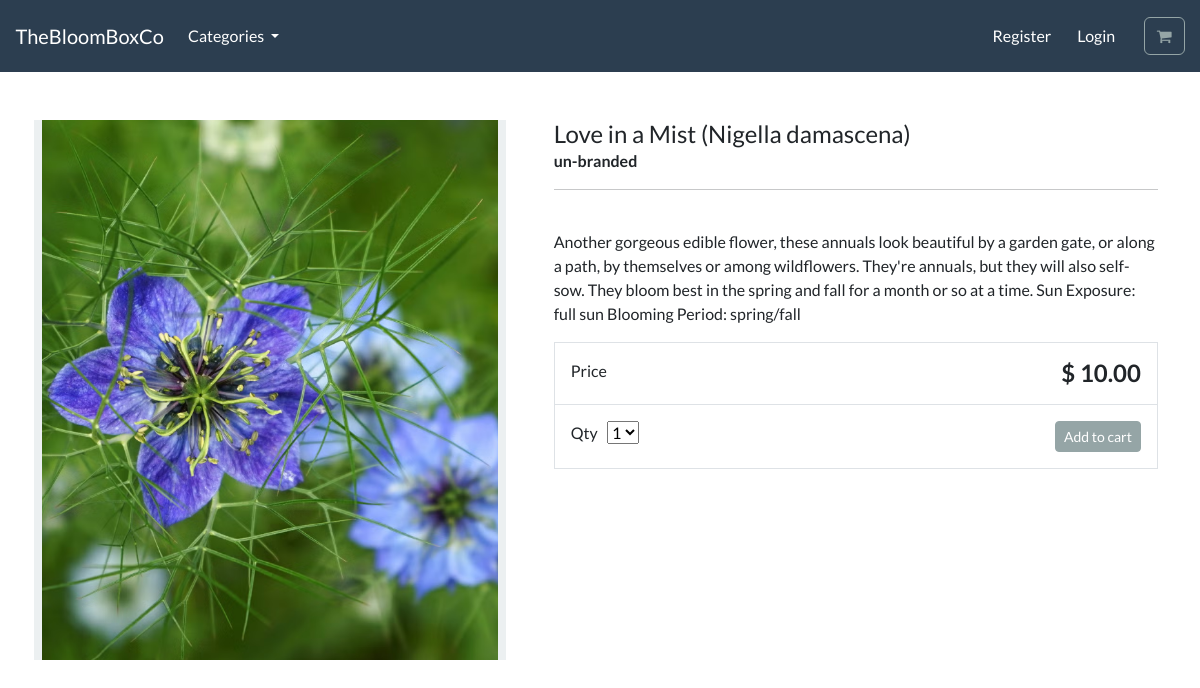
Screenshot of /product/annuals/love-in-a-mist-nigella-damascena/ with the database file from the repository.
### store/models.py (models this page shows, shortened)
class Product(models.Model):
    category = models.ForeignKey(Category, related_name='products', on_delete=models.CASCADE)
    title = models.CharField(max_length=255)
    brand = models.CharField(max_length=255, default='un-branded')
    description = models.TextField(blank=True)
    slug = models.SlugField(max_length=255)
    price = models.DecimalField(max_digits=10, decimal_places=2)
    image = models.ImageField(upload_to='products/')
    class Meta:
        verbose_name = 'product'
        verbose_name_plural = 'products'

### store/views.py (the view)
# urls.py: path('product/<slug:category_slug>/<slug:product_slug>/', views.product_detail, name='product_detail'),
def product_detail(request, category_slug, product_slug):
    product = get_object_or_404(Product, slug=product_slug, category__slug=category_slug)
    context = {'product': product}
    return render(request, 'store/product_detail.html', context)

### store/models.py (called while the page is built)
    def get_absolute_url(self):
        return reverse('category_list', args=[self.slug])

### store/views.py (called while the page is built)
def categories(request):
    all_categories = Category.objects.all()
    return {'all_categories': all_categories}

### store/templates/store/product_detail.html (shortened to what this page needs)
{% extends "./base.html" %}
{% load static %}
{% block content %}
<div class="container">
    <main class="pt-5">
        <div class="row g-3">
            <div class="col-md-5 col-lg-5 order-md-first bg-light">
                <img class="img-fluid mx-auto d-block" alt="Responsive image" src="{{product.image.url}}">
            </div>
            <div class="col-md-7 col-lg-7 ps-md-3 ps-lg-5">
                <h1 class="mb-0 h4"> {{product.title}}  </h1>
                <strong> {{product.brand}} </strong>
                <hr>
                <br>
                <p> {{product.description}} </p>
                <div class="border">
                    <div class="col border-bottom">
                        <div class="row p-3">
                            <div class="col-6"> Price </div>
                            <div class="col-6 text-end"><span class="h4 fw-bold">$ {{product.price}}</span></div>
                        </div>
                    </div>
                    <div class="col">
                        <div class="row p-3">
                            <div class="col-6">
                                <label for="select">Qty</label>
                                <select id="select">
                                    <option value="1">1</option>
                                </select>
                            </div>
                            <div class="col-6 text-end">
                                <button type="button" id="add-button" value="" class="btn btn-secondary btn-sm">
                                Add to cart
                                </button>
                            </div>
                        </div>
                    </div>
                </div>
            </div>
        </div>
    </main>
    <br>
</div>
{% endblock %}

### rows the page displays
Product: image (picture), title "Love in a Mist (Nigella damascena)", brand "un-branded", description "Another gorgeous edible flower, these annuals look beautiful by a garden gate, or along a path, by themselves or among wildflowers. They're annuals, but they will also self-sow. They bloom best in the spring and fall for a month or so at a time. Sun Exposure: full sun Blooming Period: spring/fall", price "10.00"
